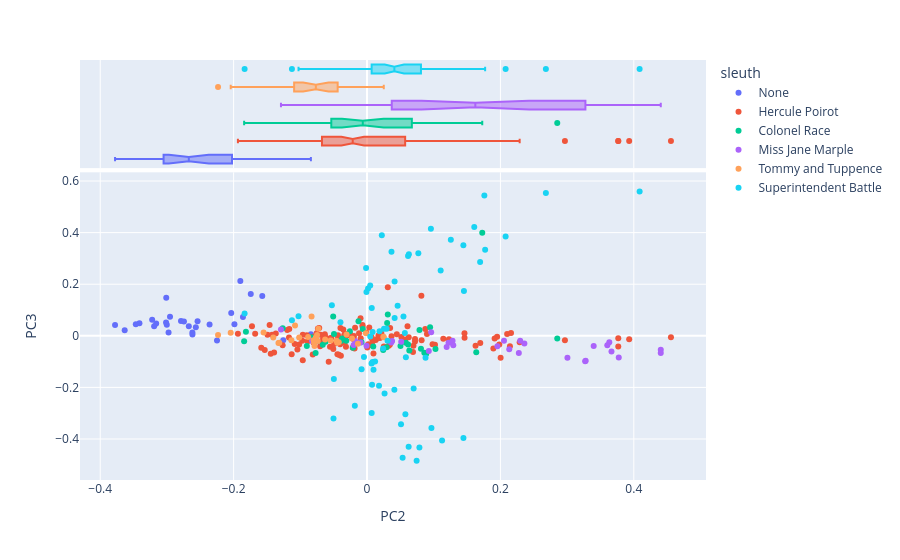

Notebook code cell kept with this figure:
### Markdown cell above
#### Scatterplot of documents in the space created by the second two components

With points colored by metadata features.

### Code cell
# create a scatterplot of documents in the space created by the first 2 components
# coloring the points by sleuth

# fill the NaN for works without a sleuth (Giant's Bread)
DOC['sleuth'] = DOC['sleuth'].fillna('None')

px.scatter(
    data_frame = DCM.join(DOC).reset_index(),
    x = 'PC2', # third PC
    y = 'PC3', # fourth PC
    color = 'sleuth', # color by sleuth
    hover_name = 'label', # use concat string for hover info
    hover_data=['pub_year_original', 'work_type', 'primary_genre'], # add more hover data
    marginal_x = 'box' # add boxplot to x axis
)

### Figure 1 — Plotly figure (JSON) as saved in the notebook; plotly's stock layout.template omitted (floating-point values rounded to 4 significant figures; data arrays with more than 128 entries replaced by an {"elided": "..."} marker saying what was removed)
{"data": [{"customdata": [[1930, "novel", "Romance"], [1930, "novel", "Romance"], [1930, "novel", "Romance"], [1930, "novel", "Romance"], [1930, "novel", "Romance"], [1930, "novel", "Romance"], [1930, "novel", "Romance"], [1930, "novel", "Romance"], [1930, "novel", "Romance"], [1930, "novel", "Romance"], [1930, "novel", "Romance"], [1930, "novel", "Romance"], [1930, "novel", "Romance"], [1930, "novel", "Romance"], [1930, "novel", "Romance"], [1930, "novel", "Romance"], [1930, "novel", "Romance"], [1930, "novel", "Romance"], [1930, "novel", "Romance"], [1930, "novel", "Romance"], [1930, "novel", "Romance"], [1930, "novel", "Romance"], [1930, "novel", "Romance"], [1930, "novel", "Romance"], [1930, "novel", "Romance"], [1930, "novel", "Romance"], [1930, "novel", "Romance"], [1930, "novel", "Romance"], [1930, "novel", "Romance"]], "hovertemplate": "<b>%{hovertext}</b><br><br>sleuth=None<br>PC2=%{x}<br>PC3=%{y}<br>pub_year_original=%{customdata[0]}<br>work_type=%{customdata[1]}<br>primary_genre=%{customdata[2]}<extra></extra>", "hovertext": ["giants-bread ch.0", "giants-bread ch.1", "giants-bread ch.2", "giants-bread ch.3", "giants-bread ch.4", "giants-bread ch.5", "giants-bread ch.6", "giants-bread ch.7", "giants-bread ch.8", "giants-bread ch.9", "giants-bread ch.10", "giants-bread ch.11", "giants-bread ch.12", "giants-bread ch.13", "giants-bread ch.14", "giants-bread ch.15", "giants-bread ch.16", "giants-bread ch.17", "giants-bread ch.18", "giants-bread ch.19", "giants-bread ch.20", "giants-bread ch.21", "giants-bread ch.22", "giants-bread ch.23", "giants-bread ch.24", "giants-bread ch.25", "giants-bread ch.26", "giants-bread ch.27", "giants-bread ch.28"], "legendgroup": "None", "marker": {"color": "#636efa", "symbol": "circle"}, "mode": "markers", "name": "None", "orientation": "v", "showlegend": true, "type": "scatter", "x": [-0.08415, -0.2618, -0.2789, -0.236, -0.3002, -0.3013, -0.3467, -0.3412, -0.3221, -0.2617, -0.3161, -0.3192, -0.3778, -0.3633, -0.2745, -0.1988, -0.2249, -0.2976, -0.2954, -0.2567, -0.2541, -0.1256, -0.301, -0.157, -0.1899, -0.186, -0.1743, -0.2036, -0.2672], "xaxis": "x", "y": [0.005797, 0.0126, 0.05761, 0.04361, 0.04266, 0.05204, 0.04429, 0.04866, 0.06248, 0.005121, 0.04808, 0.03728, 0.04219, 0.02192, 0.05535, 0.04467, -0.01814, 0.01315, 0.0734, 0.03352, 0.05674, -0.01768, 0.1477, 0.1547, 0.2124, 0.07335, 0.1616, 0.08813, 0.03702], "yaxis": "y"}, {"alignmentgroup": "True", "customdata": [[1930, "novel", "Romance"], [1930, "novel", "Romance"], [1930, "novel", "Romance"], [1930, "novel", "Romance"], [1930, "novel", "Romance"], [1930, "novel", "Romance"], [1930, "novel", "Romance"], [1930, "novel", "Romance"], [1930, "novel", "Romance"], [1930, "novel", "Romance"], [1930, "novel", "Romance"], [1930, "novel", "Romance"], [1930, "novel", "Romance"], [1930, "novel", "Romance"], [1930, "novel", "Romance"], [1930, "novel", "Romance"], [1930, "novel", "Romance"], [1930, "novel", "Romance"], [1930, "novel", "Romance"], [1930, "novel", "Romance"], [1930, "novel", "Romance"], [1930, "novel", "Romance"], [1930, "novel", "Romance"], [1930, "novel", "Romance"], [1930, "novel", "Romance"], [1930, "novel", "Romance"], [1930, "novel", "Romance"], [1930, "novel", "Romance"], [1930, "novel", "Romance"]], "hovertemplate": "<b>%{hovertext}</b><br><br>sleuth=None<br>PC2=%{x}<br>pub_year_original=%{customdata[0]}<br>work_type=%{customdata[1]}<br>primary_genre=%{customdata[2]}<extra></extra>", "hovertext": ["giants-bread ch.0", "giants-bread ch.1", "giants-bread ch.2", "giants-bread ch.3", "giants-bread ch.4", "giants-bread ch.5", "giants-bread ch.6", "giants-bread ch.7", "giants-bread ch.8", "giants-bread ch.9", "giants-bread ch.10", "giants-bread ch.11", "giants-bread ch.12", "giants-bread ch.13", "giants-bread ch.14", "giants-bread ch.15", "giants-bread ch.16", "giants-bread ch.17", "giants-bread ch.18", "giants-bread ch.19", "giants-bread ch.20", "giants-bread ch.21", "giants-bread ch.22", "giants-bread ch.23", "giants-bread ch.24", "giants-bread ch.25", "giants-bread ch.26", "giants-bread ch.27", "giants-bread ch.28"], "legendgroup": "None", "marker": {"color": "#636efa", "symbol": "circle"}, "name": "None", "notched": true, "offsetgroup": "None", "showlegend": false, "type": "box", "x": [-0.08415, -0.2618, -0.2789, -0.236, -0.3002, -0.3013, -0.3467, -0.3412, -0.3221, -0.2617, -0.3161, -0.3192, -0.3778, -0.3633, -0.2745, -0.1988, -0.2249, -0.2976, -0.2954, -0.2567, -0.2541, -0.1256, -0.301, -0.157, -0.1899, -0.186, -0.1743, -0.2036, -0.2672], "xaxis": "x2", "yaxis": "y2"}, {"customdata": {"elided": "133x3 mixed values"}, "hovertemplate": "<b>%{hovertext}</b><br><br>sleuth=Hercule Poirot<br>PC2=%{x}<br>PC3=%{y}<br>pub_year_original=%{customdata[0]}<br>work_type=%{customdata[1]}<br>primary_genre=%{customdata[2]}<extra></extra>", "hovertext": {"elided": "133 str values"}, "legendgroup": "Hercule Poirot", "marker": {"color": "#EF553B", "symbol": "circle"}, "mode": "markers", "name": "Hercule Poirot", "orientation": "v", "showlegend": true, "type": "scatter", "x": {"elided": "133 float values"}, "xaxis": "x", "y": {"elided": "133 float values"}, "yaxis": "y"}, {"alignmentgroup": "True", "customdata": {"elided": "133x3 mixed values"}, "hovertemplate": "<b>%{hovertext}</b><br><br>sleuth=Hercule Poirot<br>PC2=%{x}<br>pub_year_original=%{customdata[0]}<br>work_type=%{customdata[1]}<br>primary_genre=%{customdata[2]}<extra></extra>", "hovertext": {"elided": "133 str values"}, "legendgroup": "Hercule Poirot", "marker": {"color": "#EF553B", "symbol": "circle"}, "name": "Hercule Poirot", "notched": true, "offsetgroup": "Hercule Poirot", "showlegend": false, "type": "box", "x": {"elided": "133 float values"}, "xaxis": "x2", "yaxis": "y2"}, {"customdata": [[1924, "novel", "Murder Mystery"], [1924, "novel", "Murder Mystery"], [1924, "novel", "Murder Mystery"], [1924, "novel", "Murder Mystery"], [1924, "novel", "Murder Mystery"], [1924, "novel", "Murder Mystery"], [1924, "novel", "Murder Mystery"], [1924, "novel", "Murder Mystery"], [1924, "novel", "Murder Mystery"], [1924, "novel", "Murder Mystery"], [1924, "novel", "Murder Mystery"], [1924, "novel", "Murder Mystery"], [1924, "novel", "Murder Mystery"], [1924, "novel", "Murder Mystery"], [1924, "novel", "Murder Mystery"], [1924, "novel", "Murder Mystery"], [1924, "novel", "Murder Mystery"], [1924, "novel", "Murder Mystery"], [1924, "novel", "Murder Mystery"], [1924, "novel", "Murder Mystery"], [1924, "novel", "Murder Mystery"], [1924, "novel", "Murder Mystery"], [1924, "novel", "Murder Mystery"], [1924, "novel", "Murder Mystery"], [1924, "novel", "Murder Mystery"], [1924, "novel", "Murder Mystery"], [1924, "novel", "Murder Mystery"], [1924, "novel", "Murder Mystery"], [1924, "novel", "Murder Mystery"], [1924, "novel", "Murder Mystery"], [1924, "novel", "Murder Mystery"], [1924, "novel", "Murder Mystery"], [1924, "novel", "Murder Mystery"], [1924, "novel", "Murder Mystery"], [1924, "novel", "Murder Mystery"], [1924, "novel", "Murder Mystery"], [1924, "novel", "Murder Mystery"]], "hovertemplate": "<b>%{hovertext}</b><br><br>sleuth=Colonel Race<br>PC2=%{x}<br>PC3=%{y}<br>pub_year_original=%{customdata[0]}<br>work_type=%{customdata[1]}<br>primary_genre=%{customdata[2]}<extra></extra>", "hovertext": ["the-man-in-the-brown-suit ch.0", "the-man-in-the-brown-suit ch.1", "the-man-in-the-brown-suit ch.2", "the-man-in-the-brown-suit ch.3", "the-man-in-the-brown-suit ch.4", "the-man-in-the-brown-suit ch.5", "the-man-in-the-brown-suit ch.6", "the-man-in-the-brown-suit ch.7", "the-man-in-the-brown-suit ch.8", "the-man-in-the-brown-suit ch.9", "the-man-in-the-brown-suit ch.10", "the-man-in-the-brown-suit ch.11", "the-man-in-the-brown-suit ch.12", "the-man-in-the-brown-suit ch.13", "the-man-in-the-brown-suit ch.14", "the-man-in-the-brown-suit ch.15", "the-man-in-the-brown-suit ch.16", "the-man-in-the-brown-suit ch.17", "the-man-in-the-brown-suit ch.18", "the-man-in-the-brown-suit ch.19", "the-man-in-the-brown-suit ch.20", "the-man-in-the-brown-suit ch.21", "the-man-in-the-brown-suit ch.22", "the-man-in-the-brown-suit ch.23", "the-man-in-the-brown-suit ch.24", "the-man-in-the-brown-suit ch.25", "the-man-in-the-brown-suit ch.26", "the-man-in-the-brown-suit ch.27", "the-man-in-the-brown-suit ch.28", "the-man-in-the-brown-suit ch.29", "the-man-in-the-brown-suit ch.30", "the-man-in-the-brown-suit ch.31", "the-man-in-the-brown-suit ch.32", "the-man-in-the-brown-suit ch.33", "the-man-in-the-brown-suit ch.34", "the-man-in-the-brown-suit ch.35", "the-man-in-the-brown-suit ch.36"], "legendgroup": "Colonel Race", "marker": {"color": "#00cc96", "symbol": "circle"}, "mode": "markers", "name": "Colonel Race", "orientation": "v", "showlegend": true, "type": "scatter", "x": [0.06339, -0.05074, -0.1842, -0.01279, 0.2852, 0.1728, 0.03114, 0.07867, -0.006343, -0.06634, -0.0211, 0.1026, -0.07708, 0.05818, 0.009336, 0.03017, -0.03111, 0.06163, -0.06206, 0.08876, 0.08087, 0.1638, -0.008322, 0.09456, 0.02425, -0.1816, -0.02574, 0.08593, -0.08365, -0.04953, -0.03919, -0.09024, -0.03717, 0.02943, 0.05018, -0.07479, -0.1264], "xaxis": "x", "y": [-0.05665, 0.0752, -0.02142, 0.05664, -0.01013, 0.3991, 0.08261, 0.02215, 0.0265, -0.03506, -0.04665, -0.05103, -0.06661, -0.02705, -0.04121, 0.04975, -0.01955, -0.03346, -0.02285, -0.06948, -0.04986, -0.06397, -0.02475, 0.03349, -0.05547, 0.01574, 0.01801, -0.06579, -0.005864, 0.007111, -0.01968, -0.03973, -0.01051, -0.04424, -0.03944, -0.01972, 0.0289], "yaxis": "y"}, {"alignmentgroup": "True", "customdata": [[1924, "novel", "Murder Mystery"], [1924, "novel", "Murder Mystery"], [1924, "novel", "Murder Mystery"], [1924, "novel", "Murder Mystery"], [1924, "novel", "Murder Mystery"], [1924, "novel", "Murder Mystery"], [1924, "novel", "Murder Mystery"], [1924, "novel", "Murder Mystery"], [1924, "novel", "Murder Mystery"], [1924, "novel", "Murder Mystery"], [1924, "novel", "Murder Mystery"], [1924, "novel", "Murder Mystery"], [1924, "novel", "Murder Mystery"], [1924, "novel", "Murder Mystery"], [1924, "novel", "Murder Mystery"], [1924, "novel", "Murder Mystery"], [1924, "novel", "Murder Mystery"], [1924, "novel", "Murder Mystery"], [1924, "novel", "Murder Mystery"], [1924, "novel", "Murder Mystery"], [1924, "novel", "Murder Mystery"], [1924, "novel", "Murder Mystery"], [1924, "novel", "Murder Mystery"], [1924, "novel", "Murder Mystery"], [1924, "novel", "Murder Mystery"], [1924, "novel", "Murder Mystery"], [1924, "novel", "Murder Mystery"], [1924, "novel", "Murder Mystery"], [1924, "novel", "Murder Mystery"], [1924, "novel", "Murder Mystery"], [1924, "novel", "Murder Mystery"], [1924, "novel", "Murder Mystery"], [1924, "novel", "Murder Mystery"], [1924, "novel", "Murder Mystery"], [1924, "novel", "Murder Mystery"], [1924, "novel", "Murder Mystery"], [1924, "novel", "Murder Mystery"]], "hovertemplate": "<b>%{hovertext}</b><br><br>sleuth=Colonel Race<br>PC2=%{x}<br>pub_year_original=%{customdata[0]}<br>work_type=%{customdata[1]}<br>primary_genre=%{customdata[2]}<extra></extra>", "hovertext": ["the-man-in-the-brown-suit ch.0", "the-man-in-the-brown-suit ch.1", "the-man-in-the-brown-suit ch.2", "the-man-in-the-brown-suit ch.3", "the-man-in-the-brown-suit ch.4", "the-man-in-the-brown-suit ch.5", "the-man-in-the-brown-suit ch.6", "the-man-in-the-brown-suit ch.7", "the-man-in-the-brown-suit ch.8", "the-man-in-the-brown-suit ch.9", "the-man-in-the-brown-suit ch.10", "the-man-in-the-brown-suit ch.11", "the-man-in-the-brown-suit ch.12", "the-man-in-the-brown-suit ch.13", "the-man-in-the-brown-suit ch.14", "the-man-in-the-brown-suit ch.15", "the-man-in-the-brown-suit ch.16", "the-man-in-the-brown-suit ch.17", "the-man-in-the-brown-suit ch.18", "the-man-in-the-brown-suit ch.19", "the-man-in-the-brown-suit ch.20", "the-man-in-the-brown-suit ch.21", "the-man-in-the-brown-suit ch.22", "the-man-in-the-brown-suit ch.23", "the-man-in-the-brown-suit ch.24", "the-man-in-the-brown-suit ch.25", "the-man-in-the-brown-suit ch.26", "the-man-in-the-brown-suit ch.27", "the-man-in-the-brown-suit ch.28", "the-man-in-the-brown-suit ch.29", "the-man-in-the-brown-suit ch.30", "the-man-in-the-brown-suit ch.31", "the-man-in-the-brown-suit ch.32", "the-man-in-the-brown-suit ch.33", "the-man-in-the-brown-suit ch.34", "the-man-in-the-brown-suit ch.35", "the-man-in-the-brown-suit ch.36"], "legendgroup": "Colonel Race", "marker": {"color": "#00cc96", "symbol": "circle"}, "name": "Colonel Race", "notched": true, "offsetgroup": "Colonel Race", "showlegend": false, "type": "box", "x": [0.06339, -0.05074, -0.1842, -0.01279, 0.2852, 0.1728, 0.03114, 0.07867, -0.006343, -0.06634, -0.0211, 0.1026, -0.07708, 0.05818, 0.009336, 0.03017, -0.03111, 0.06163, -0.06206, 0.08876, 0.08087, 0.1638, -0.008322, 0.09456, 0.02425, -0.1816, -0.02574, 0.08593, -0.08365, -0.04953, -0.03919, -0.09024, -0.03717, 0.02943, 0.05018, -0.07479, -0.1264], "xaxis": "x2", "yaxis": "y2"}, {"customdata": [[1930, "novel", "Murder Mystery"], [1930, "novel", "Murder Mystery"], [1930, "novel", "Murder Mystery"], [1930, "novel", "Murder Mystery"], [1930, "novel", "Murder Mystery"], [1930, "novel", "Murder Mystery"], [1930, "novel", "Murder Mystery"], [1930, "novel", "Murder Mystery"], [1930, "novel", "Murder Mystery"], [1930, "novel", "Murder Mystery"], [1930, "novel", "Murder Mystery"], [1930, "novel", "Murder Mystery"], [1930, "novel", "Murder Mystery"], [1930, "novel", "Murder Mystery"], [1930, "novel", "Murder Mystery"], [1930, "novel", "Murder Mystery"], [1930, "novel", "Murder Mystery"], [1930, "novel", "Murder Mystery"], [1930, "novel", "Murder Mystery"], [1930, "novel", "Murder Mystery"], [1930, "novel", "Murder Mystery"], [1930, "novel", "Murder Mystery"], [1930, "novel", "Murder Mystery"], [1930, "novel", "Murder Mystery"], [1930, "novel", "Murder Mystery"], [1930, "novel", "Murder Mystery"], [1930, "novel", "Murder Mystery"], [1930, "novel", "Murder Mystery"], [1930, "novel", "Murder Mystery"], [1930, "novel", "Murder Mystery"], [1930, "novel", "Murder Mystery"], [1930, "novel", "Murder Mystery"]], "hovertemplate": "<b>%{hovertext}</b><br><br>sleuth=Miss Jane Marple<br>PC2=%{x}<br>PC3=%{y}<br>pub_year_original=%{customdata[0]}<br>work_type=%{customdata[1]}<br>primary_genre=%{customdata[2]}<extra></extra>", "hovertext": ["the-murder-at-the-vicarage ch.1", "the-murder-at-the-vicarage ch.2", "the-murder-at-the-vicarage ch.3", "the-murder-at-the-vicarage ch.4", "the-murder-at-the-vicarage ch.5", "the-murder-at-the-vicarage ch.6", "the-murder-at-the-vicarage ch.7", "the-murder-at-the-vicarage ch.8", "the-murder-at-the-vicarage ch.9", "the-murder-at-the-vicarage ch.10", "the-murder-at-the-vicarage ch.11", "the-murder-at-the-vicarage ch.12", "the-murder-at-the-vicarage ch.13", "the-murder-at-the-vicarage ch.14", "the-murder-at-the-vicarage ch.15", "the-murder-at-the-vicarage ch.16", "the-murder-at-the-vicarage ch.17", "the-murder-at-the-vicarage ch.18", "the-murder-at-the-vicarage ch.19", "the-murder-at-the-vicarage ch.20", "the-murder-at-the-vicarage ch.21", "the-murder-at-the-vicarage ch.22", "the-murder-at-the-vicarage ch.23", "the-murder-at-the-vicarage ch.24", "the-murder-at-the-vicarage ch.25", "the-murder-at-the-vicarage ch.26", "the-murder-at-the-vicarage ch.27", "the-murder-at-the-vicarage ch.28", "the-murder-at-the-vicarage ch.29", "the-murder-at-the-vicarage ch.30", "the-murder-at-the-vicarage ch.31", "the-murder-at-the-vicarage ch.32"], "legendgroup": "Miss Jane Marple", "marker": {"color": "#ab63fa", "symbol": "circle"}, "mode": "markers", "name": "Miss Jane Marple", "orientation": "v", "showlegend": true, "type": "scatter", "x": [-0.009657, 0.03611, -0.08244, -0.02001, 0.3632, 0.2359, 0.2133, 0.3278, 0.3005, 0.1282, 0.3774, 0.4404, 0.3271, 0.05127, 0.4404, 0.3398, 0.3665, 0.2276, 0.09263, -0.0007742, 0.09619, -0.0176, 0.3603, 0.03658, 0.2054, 0.1955, 0.03756, 0.1194, 0.1293, 0.2296, 0.1222, -0.129], "xaxis": "x", "y": [-0.02635, -0.02591, -0.01906, -0.03598, -0.02535, -0.02961, -0.05218, -0.09655, -0.08516, -0.01936, -0.08399, -0.054, -0.09912, -0.02271, -0.06714, -0.03931, -0.06106, -0.06643, -0.0592, -0.03885, 0.0136, -0.02102, -0.03709, -0.02386, -0.01966, -0.04017, -0.01999, -0.04364, -0.03673, -0.0194, -0.02652, 0.02417], "yaxis": "y"}, {"alignmentgroup": "True", "customdata": [[1930, "novel", "Murder Mystery"], [1930, "novel", "Murder Mystery"], [1930, "novel", "Murder Mystery"], [1930, "novel", "Murder Mystery"], [1930, "novel", "Murder Mystery"], [1930, "novel", "Murder Mystery"], [1930, "novel", "Murder Mystery"], [1930, "novel", "Murder Mystery"], [1930, "novel", "Murder Mystery"], [1930, "novel", "Murder Mystery"], [1930, "novel", "Murder Mystery"], [1930, "novel", "Murder Mystery"], [1930, "novel", "Murder Mystery"], [1930, "novel", "Murder Mystery"], [1930, "novel", "Murder Mystery"], [1930, "novel", "Murder Mystery"], [1930, "novel", "Murder Mystery"], [1930, "novel", "Murder Mystery"], [1930, "novel", "Murder Mystery"], [1930, "novel", "Murder Mystery"], [1930, "novel", "Murder Mystery"], [1930, "novel", "Murder Mystery"], [1930, "novel", "Murder Mystery"], [1930, "novel", "Murder Mystery"], [1930, "novel", "Murder Mystery"], [1930, "novel", "Murder Mystery"], [1930, "novel", "Murder Mystery"], [1930, "novel", "Murder Mystery"], [1930, "novel", "Murder Mystery"], [1930, "novel", "Murder Mystery"], [1930, "novel", "Murder Mystery"], [1930, "novel", "Murder Mystery"]], "hovertemplate": "<b>%{hovertext}</b><br><br>sleuth=Miss Jane Marple<br>PC2=%{x}<br>pub_year_original=%{customdata[0]}<br>work_type=%{customdata[1]}<br>primary_genre=%{customdata[2]}<extra></extra>", "hovertext": ["the-murder-at-the-vicarage ch.1", "the-murder-at-the-vicarage ch.2", "the-murder-at-the-vicarage ch.3", "the-murder-at-the-vicarage ch.4", "the-murder-at-the-vicarage ch.5", "the-murder-at-the-vicarage ch.6", "the-murder-at-the-vicarage ch.7", "the-murder-at-the-vicarage ch.8", "the-murder-at-the-vicarage ch.9", "the-murder-at-the-vicarage ch.10", "the-murder-at-the-vicarage ch.11", "the-murder-at-the-vicarage ch.12", "the-murder-at-the-vicarage ch.13", "the-murder-at-the-vicarage ch.14", "the-murder-at-the-vicarage ch.15", "the-murder-at-the-vicarage ch.16", "the-murder-at-the-vicarage ch.17", "the-murder-at-the-vicarage ch.18", "the-murder-at-the-vicarage ch.19", "the-murder-at-the-vicarage ch.20", "the-murder-at-the-vicarage ch.21", "the-murder-at-the-vicarage ch.22", "the-murder-at-the-vicarage ch.23", "the-murder-at-the-vicarage ch.24", "the-murder-at-the-vicarage ch.25", "the-murder-at-the-vicarage ch.26", "the-murder-at-the-vicarage ch.27", "the-murder-at-the-vicarage ch.28", "the-murder-at-the-vicarage ch.29", "the-murder-at-the-vicarage ch.30", "the-murder-at-the-vicarage ch.31", "the-murder-at-the-vicarage ch.32"], "legendgroup": "Miss Jane Marple", "marker": {"color": "#ab63fa", "symbol": "circle"}, "name": "Miss Jane Marple", "notched": true, "offsetgroup": "Miss Jane Marple", "showlegend": false, "type": "box", "x": [-0.009657, 0.03611, -0.08244, -0.02001, 0.3632, 0.2359, 0.2133, 0.3278, 0.3005, 0.1282, 0.3774, 0.4404, 0.3271, 0.05127, 0.4404, 0.3398, 0.3665, 0.2276, 0.09263, -0.0007742, 0.09619, -0.0176, 0.3603, 0.03658, 0.2054, 0.1955, 0.03756, 0.1194, 0.1293, 0.2296, 0.1222, -0.129], "xaxis": "x2", "yaxis": "y2"}, {"customdata": [[1922, "novel", "Espionage"], [1922, "novel", "Espionage"], [1922, "novel", "Espionage"], [1922, "novel", "Espionage"], [1922, "novel", "Espionage"], [1922, "novel", "Espionage"], [1922, "novel", "Espionage"], [1922, "novel", "Espionage"], [1922, "novel", "Espionage"], [1922, "novel", "Espionage"], [1922, "novel", "Espionage"], [1922, "novel", "Espionage"], [1922, "novel", "Espionage"], [1922, "novel", "Espionage"], [1922, "novel", "Espionage"], [1922, "novel", "Espionage"], [1922, "novel", "Espionage"], [1922, "novel", "Espionage"], [1922, "novel", "Espionage"], [1922, "novel", "Espionage"], [1922, "novel", "Espionage"], [1922, "novel", "Espionage"], [1922, "novel", "Espionage"], [1922, "novel", "Espionage"], [1922, "novel", "Espionage"], [1922, "novel", "Espionage"], [1922, "novel", "Espionage"], [1922, "novel", "Espionage"], [1922, "novel", "Espionage"]], "hovertemplate": "<b>%{hovertext}</b><br><br>sleuth=Tommy and Tuppence<br>PC2=%{x}<br>PC3=%{y}<br>pub_year_original=%{customdata[0]}<br>work_type=%{customdata[1]}<br>primary_genre=%{customdata[2]}<extra></extra>", "hovertext": ["the-secret-adversary ch.0", "the-secret-adversary ch.1", "the-secret-adversary ch.2", "the-secret-adversary ch.3", "the-secret-adversary ch.4", "the-secret-adversary ch.5", "the-secret-adversary ch.6", "the-secret-adversary ch.7", "the-secret-adversary ch.8", "the-secret-adversary ch.9", "the-secret-adversary ch.10", "the-secret-adversary ch.11", "the-secret-adversary ch.12", "the-secret-adversary ch.13", "the-secret-adversary ch.14", "the-secret-adversary ch.15", "the-secret-adversary ch.16", "the-secret-adversary ch.17", "the-secret-adversary ch.18", "the-secret-adversary ch.19", "the-secret-adversary ch.20", "the-secret-adversary ch.21", "the-secret-adversary ch.22", "the-secret-adversary ch.23", "the-secret-adversary ch.24", "the-secret-adversary ch.25", "the-secret-adversary ch.26", "the-secret-adversary ch.27", "the-secret-adversary ch.28"], "legendgroup": "Tommy and Tuppence", "marker": {"color": "#FFA15A", "symbol": "circle"}, "mode": "markers", "name": "Tommy and Tuppence", "orientation": "v", "showlegend": true, "type": "scatter", "x": [-0.07939, -0.2044, -0.04458, -0.0729, -0.06277, -0.1079, -0.02256, -0.01363, -0.04234, -0.1017, -0.08834, -0.0458, -0.1328, -0.07876, 0.02511, -0.1316, -0.0739, -0.05449, -0.07673, -0.07999, -0.1134, -0.1551, -0.001636, 0.02461, -0.08311, -0.1406, -0.03065, -0.07492, -0.2234], "xaxis": "x", "y": [-0.0253, 0.01189, -0.0265, 0.02723, -0.01446, 0.03983, -0.01044, -0.03108, -0.02456, -0.006696, -0.004406, -0.01877, -0.02752, -0.03926, -0.005311, -0.02696, -0.02045, -0.01862, -0.007067, -0.0177, -0.01682, 0.01276, 0.00972, -0.003996, 0.07451, -0.006672, 0.005351, 0.002835, 0.003544], "yaxis": "y"}, {"alignmentgroup": "True", "customdata": [[1922, "novel", "Espionage"], [1922, "novel", "Espionage"], [1922, "novel", "Espionage"], [1922, "novel", "Espionage"], [1922, "novel", "Espionage"], [1922, "novel", "Espionage"], [1922, "novel", "Espionage"], [1922, "novel", "Espionage"], [1922, "novel", "Espionage"], [1922, "novel", "Espionage"], [1922, "novel", "Espionage"], [1922, "novel", "Espionage"], [1922, "novel", "Espionage"], [1922, "novel", "Espionage"], [1922, "novel", "Espionage"], [1922, "novel", "Espionage"], [1922, "novel", "Espionage"], [1922, "novel", "Espionage"], [1922, "novel", "Espionage"], [1922, "novel", "Espionage"], [1922, "novel", "Espionage"], [1922, "novel", "Espionage"], [1922, "novel", "Espionage"], [1922, "novel", "Espionage"], [1922, "novel", "Espionage"], [1922, "novel", "Espionage"], [1922, "novel", "Espionage"], [1922, "novel", "Espionage"], [1922, "novel", "Espionage"]], "hovertemplate": "<b>%{hovertext}</b><br><br>sleuth=Tommy and Tuppence<br>PC2=%{x}<br>pub_year_original=%{customdata[0]}<br>work_type=%{customdata[1]}<br>primary_genre=%{customdata[2]}<extra></extra>", "hovertext": ["the-secret-adversary ch.0", "the-secret-adversary ch.1", "the-secret-adversary ch.2", "the-secret-adversary ch.3", "the-secret-adversary ch.4", "the-secret-adversary ch.5", "the-secret-adversary ch.6", "the-secret-adversary ch.7", "the-secret-adversary ch.8", "the-secret-adversary ch.9", "the-secret-adversary ch.10", "the-secret-adversary ch.11", "the-secret-adversary ch.12", "the-secret-adversary ch.13", "the-secret-adversary ch.14", "the-secret-adversary ch.15", "the-secret-adversary ch.16", "the-secret-adversary ch.17", "the-secret-adversary ch.18", "the-secret-adversary ch.19", "the-secret-adversary ch.20", "the-secret-adversary ch.21", "the-secret-adversary ch.22", "the-secret-adversary ch.23", "the-secret-adversary ch.24", "the-secret-adversary ch.25", "the-secret-adversary ch.26", "the-secret-adversary ch.27", "the-secret-adversary ch.28"], "legendgroup": "Tommy and Tuppence", "marker": {"color": "#FFA15A", "symbol": "circle"}, "name": "Tommy and Tuppence", "notched": true, "offsetgroup": "Tommy and Tuppence", "showlegend": false, "type": "box", "x": [-0.07939, -0.2044, -0.04458, -0.0729, -0.06277, -0.1079, -0.02256, -0.01363, -0.04234, -0.1017, -0.08834, -0.0458, -0.1328, -0.07876, 0.02511, -0.1316, -0.0739, -0.05449, -0.07673, -0.07999, -0.1134, -0.1551, -0.001636, 0.02461, -0.08311, -0.1406, -0.03065, -0.07492, -0.2234], "xaxis": "x2", "yaxis": "y2"}, {"customdata": {"elided": "65x3 mixed values"}, "hovertemplate": "<b>%{hovertext}</b><br><br>sleuth=Superintendent Battle<br>PC2=%{x}<br>PC3=%{y}<br>pub_year_original=%{customdata[0]}<br>work_type=%{customdata[1]}<br>primary_genre=%{customdata[2]}<extra></extra>", "hovertext": ["the-secret-of-chimneys ch.1", "the-secret-of-chimneys ch.2", "the-secret-of-chimneys ch.3", "the-secret-of-chimneys ch.4", "the-secret-of-chimneys ch.5", "the-secret-of-chimneys ch.6", "the-secret-of-chimneys ch.7", "the-secret-of-chimneys ch.8", "the-secret-of-chimneys ch.9", "the-secret-of-chimneys ch.10", "the-secret-of-chimneys ch.11", "the-secret-of-chimneys ch.12", "the-secret-of-chimneys ch.13", "the-secret-of-chimneys ch.14", "the-secret-of-chimneys ch.15", "the-secret-of-chimneys ch.16", "the-secret-of-chimneys ch.17", "the-secret-of-chimneys ch.18", "the-secret-of-chimneys ch.19", "the-secret-of-chimneys ch.20", "the-secret-of-chimneys ch.21", "the-secret-of-chimneys ch.22", "the-secret-of-chimneys ch.23", "the-secret-of-chimneys ch.24", "the-secret-of-chimneys ch.25", "the-secret-of-chimneys ch.26", "the-secret-of-chimneys ch.27", "the-secret-of-chimneys ch.28", "the-secret-of-chimneys ch.29", "the-secret-of-chimneys ch.30", "the-secret-of-chimneys ch.31", "the-seven-dials-mystery ch.1", "the-seven-dials-mystery ch.2", "the-seven-dials-mystery ch.3", "the-seven-dials-mystery ch.4", "the-seven-dials-mystery ch.5", "the-seven-dials-mystery ch.6", "the-seven-dials-mystery ch.7", "the-seven-dials-mystery ch.8", "the-seven-dials-mystery ch.9", "the-seven-dials-mystery ch.10", "the-seven-dials-mystery ch.11", "the-seven-dials-mystery ch.12", "the-seven-dials-mystery ch.13", "the-seven-dials-mystery ch.14", "the-seven-dials-mystery ch.15", "the-seven-dials-mystery ch.16", "the-seven-dials-mystery ch.17", "the-seven-dials-mystery ch.18", "the-seven-dials-mystery ch.19", "the-seven-dials-mystery ch.20", "the-seven-dials-mystery ch.21", "the-seven-dials-mystery ch.22", "the-seven-dials-mystery ch.23", "the-seven-dials-mystery ch.24", "the-seven-dials-mystery ch.25", "the-seven-dials-mystery ch.26", "the-seven-dials-mystery ch.27", "the-seven-dials-mystery ch.28", "the-seven-dials-mystery ch.29", "the-seven-dials-mystery ch.30", "the-seven-dials-mystery ch.31", "the-seven-dials-mystery ch.32", "the-seven-dials-mystery ch.33", "the-seven-dials-mystery ch.34"], "legendgroup": "Superintendent Battle", "marker": {"color": "#19d3f3", "symbol": "circle"}, "mode": "markers", "name": "Superintendent Battle", "orientation": "v", "showlegend": true, "type": "scatter", "x": [-0.1126, -0.1027, 0.1759, 0.07857, 0.03078, -0.0014, 0.04142, 0.00843, 0.05465, 0.4087, 0.2682, 0.2078, 0.09577, 0.03668, 0.07694, 0.001562, 0.1446, 0.05826, 0.0121, 0.02546, 0.1696, -0.0527, 0.04135, -0.03982, 0.1608, 0.0294, 0.1104, 0.0071, 0.004783, -0.1835, 0.06275, 0.006977, -0.01827, 0.009737, 0.1445, 0.1257, 0.1453, 0.05096, -0.008161, 0.02629, 0.007544, 0.07438, -0.0008364, -0.004602, 0.02412, 0.05673, 0.06991, 0.06241, 0.1125, 0.09659, 0.01879, 0.004878, 0.05752, 0.04587, 0.01799, -0.05023, 0.06151, 0.006803, 0.008287, 0.1771, 0.08774, 0.05338, -0.04973, 0.04099, 0.02219], "xaxis": "x", "y": [0.06029, 0.07606, 0.5434, -0.4328, -0.01932, 0.2627, 0.06925, 0.01432, 0.07438, 0.5596, 0.5534, 0.3854, 0.4147, 0.3258, 0.3199, 0.1832, -0.396, -0.08328, -0.09972, 0.02695, 0.2859, 0.1186, 0.2105, 0.05256, 0.4219, 0.02764, 0.2527, 0.1077, 0.1954, 0.08626, 0.3158, -0.2992, -0.2715, -0.1317, 0.3506, 0.3723, 0.1735, -0.3433, -0.1298, -0.2237, -0.19, -0.4848, 0.1699, -0.08186, -0.04901, 0.01081, -0.2045, -0.4305, -0.4058, -0.3578, 0.01812, -0.002765, -0.3046, 0.1167, -0.1934, -0.3206, 0.3094, -0.1072, -0.1013, 0.3338, -0.08467, -0.4724, -0.1677, -0.2091, 0.3899], "yaxis": "y"}, {"alignmentgroup": "True", "customdata": {"elided": "65x3 mixed values"}, "hovertemplate": "<b>%{hovertext}</b><br><br>sleuth=Superintendent Battle<br>PC2=%{x}<br>pub_year_original=%{customdata[0]}<br>work_type=%{customdata[1]}<br>primary_genre=%{customdata[2]}<extra></extra>", "hovertext": ["the-secret-of-chimneys ch.1", "the-secret-of-chimneys ch.2", "the-secret-of-chimneys ch.3", "the-secret-of-chimneys ch.4", "the-secret-of-chimneys ch.5", "the-secret-of-chimneys ch.6", "the-secret-of-chimneys ch.7", "the-secret-of-chimneys ch.8", "the-secret-of-chimneys ch.9", "the-secret-of-chimneys ch.10", "the-secret-of-chimneys ch.11", "the-secret-of-chimneys ch.12", "the-secret-of-chimneys ch.13", "the-secret-of-chimneys ch.14", "the-secret-of-chimneys ch.15", "the-secret-of-chimneys ch.16", "the-secret-of-chimneys ch.17", "the-secret-of-chimneys ch.18", "the-secret-of-chimneys ch.19", "the-secret-of-chimneys ch.20", "the-secret-of-chimneys ch.21", "the-secret-of-chimneys ch.22", "the-secret-of-chimneys ch.23", "the-secret-of-chimneys ch.24", "the-secret-of-chimneys ch.25", "the-secret-of-chimneys ch.26", "the-secret-of-chimneys ch.27", "the-secret-of-chimneys ch.28", "the-secret-of-chimneys ch.29", "the-secret-of-chimneys ch.30", "the-secret-of-chimneys ch.31", "the-seven-dials-mystery ch.1", "the-seven-dials-mystery ch.2", "the-seven-dials-mystery ch.3", "the-seven-dials-mystery ch.4", "the-seven-dials-mystery ch.5", "the-seven-dials-mystery ch.6", "the-seven-dials-mystery ch.7", "the-seven-dials-mystery ch.8", "the-seven-dials-mystery ch.9", "the-seven-dials-mystery ch.10", "the-seven-dials-mystery ch.11", "the-seven-dials-mystery ch.12", "the-seven-dials-mystery ch.13", "the-seven-dials-mystery ch.14", "the-seven-dials-mystery ch.15", "the-seven-dials-mystery ch.16", "the-seven-dials-mystery ch.17", "the-seven-dials-mystery ch.18", "the-seven-dials-mystery ch.19", "the-seven-dials-mystery ch.20", "the-seven-dials-mystery ch.21", "the-seven-dials-mystery ch.22", "the-seven-dials-mystery ch.23", "the-seven-dials-mystery ch.24", "the-seven-dials-mystery ch.25", "the-seven-dials-mystery ch.26", "the-seven-dials-mystery ch.27", "the-seven-dials-mystery ch.28", "the-seven-dials-mystery ch.29", "the-seven-dials-mystery ch.30", "the-seven-dials-mystery ch.31", "the-seven-dials-mystery ch.32", "the-seven-dials-mystery ch.33", "the-seven-dials-mystery ch.34"], "legendgroup": "Superintendent Battle", "marker": {"color": "#19d3f3", "symbol": "circle"}, "name": "Superintendent Battle", "notched": true, "offsetgroup": "Superintendent Battle", "showlegend": false, "type": "box", "x": [-0.1126, -0.1027, 0.1759, 0.07857, 0.03078, -0.0014, 0.04142, 0.00843, 0.05465, 0.4087, 0.2682, 0.2078, 0.09577, 0.03668, 0.07694, 0.001562, 0.1446, 0.05826, 0.0121, 0.02546, 0.1696, -0.0527, 0.04135, -0.03982, 0.1608, 0.0294, 0.1104, 0.0071, 0.004783, -0.1835, 0.06275, 0.006977, -0.01827, 0.009737, 0.1445, 0.1257, 0.1453, 0.05096, -0.008161, 0.02629, 0.007544, 0.07438, -0.0008364, -0.004602, 0.02412, 0.05673, 0.06991, 0.06241, 0.1125, 0.09659, 0.01879, 0.004878, 0.05752, 0.04587, 0.01799, -0.05023, 0.06151, 0.006803, 0.008287, 0.1771, 0.08774, 0.05338, -0.04973, 0.04099, 0.02219], "xaxis": "x2", "yaxis": "y2"}], "layout": {"legend": {"title": {"text": "sleuth"}, "tracegroupgap": 0}, "margin": {"t": 60}, "xaxis": {"anchor": "y", "domain": [0, 1], "title": {"text": "PC2"}}, "xaxis2": {"anchor": "y2", "domain": [0, 1], "matches": "x", "showgrid": true, "showticklabels": false}, "yaxis": {"anchor": "x", "domain": [0, 0.7326], "title": {"text": "PC3"}}, "yaxis2": {"anchor": "x2", "domain": [0.7426, 1], "matches": "y2", "showgrid": false, "showline": false, "showticklabels": false, "ticks": ""}}}
